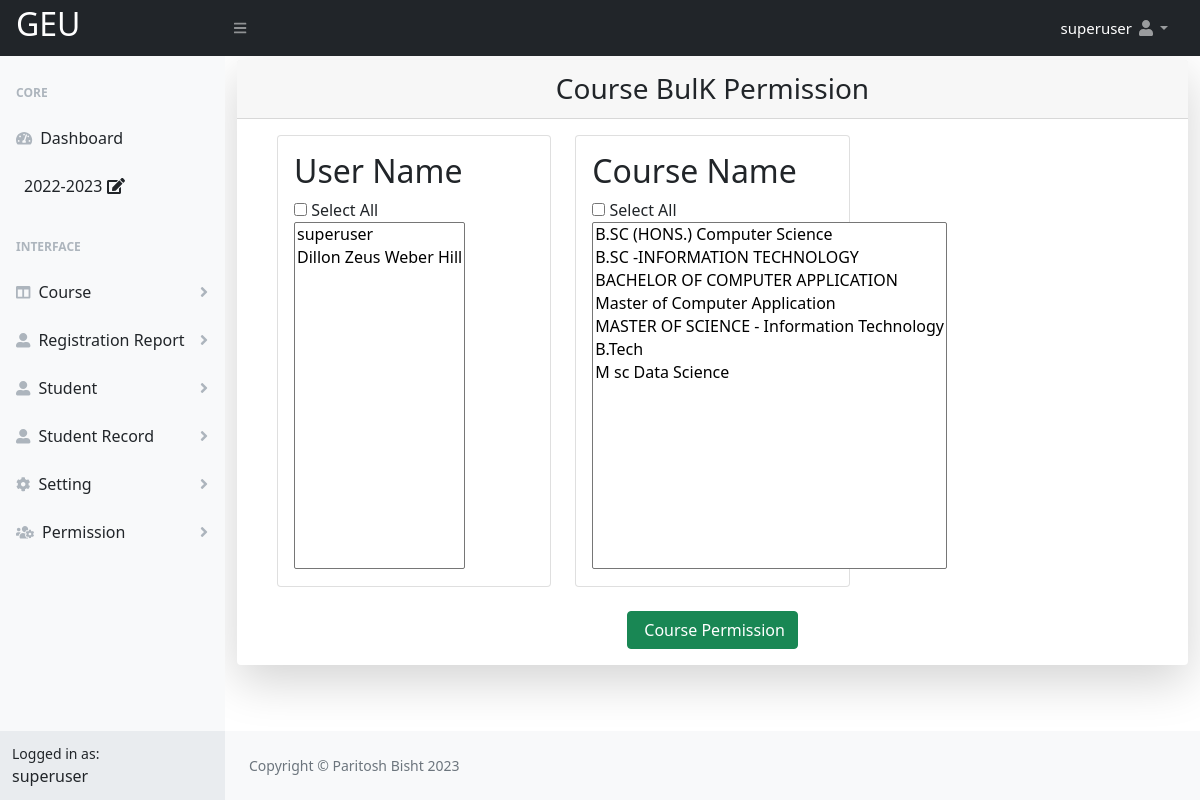
Screenshot of /Registration/admin/BulkCoursePermission.php (signed in) with the database file from the repository.
### tables this page shows
CREATE TABLE `school` (
  `school_id` int(11) NOT NULL,
  `school_name` varchar(200) NOT NULL,
  `school_code` varchar(6) NOT NULL,
  `admission_number_starting` varchar(10) NOT NULL,
  `school_srtname` varchar(50) NOT NULL,
  `school_photo` varchar(100) NOT NULL,
  `school_number` varchar(200) NOT NULL,
  `school_email` varchar(200) NOT NULL,
  `school_address` varchar(200) NOT NULL,
  `school_country` varchar(100) NOT NULL,
  `school_state` varchar(100) NOT NULL,
  `school_district` varchar(100) NOT NULL,
  `school_city` varchar(100) NOT NULL,
  `school_pincode` varchar(100) NOT NULL,
  `status` varchar(10) NOT NULL,
  `own_filled` varchar(10) NOT NULL,
  `createdby` varchar(100) NOT NULL,
  `createdtime` varchar(100) NOT NULL,
  `updateby` varchar(100) NOT NULL,
  `updatetime` varchar(100) NOT NULL,
  `disableby` varchar(100) NOT NULL,
  `disabletime` varchar(100) NOT NULL
);

CREATE TABLE `user` (
  `id` int(11) NOT NULL,
  `first_name` varchar(50) NOT NULL,
  `middle_name` varchar(50) NOT NULL,
  `last_name` varchar(50) NOT NULL,
  `login` varchar(50) NOT NULL,
  `user_id` varchar(100) NOT NULL,
  `password` varchar(255) NOT NULL,
  `hash_password` varchar(255) NOT NULL,
  `dob` varchar(30) NOT NULL,
  `number` varchar(20) NOT NULL,
  `email` varchar(50) NOT NULL,
  `photo` varchar(100) NOT NULL,
  `type` varchar(20) NOT NULL,
  `status` varchar(10) NOT NULL,
  `disablereason` varchar(300) NOT NULL,
  `activereason` varchar(300) NOT NULL,
  `pass` varchar(100) NOT NULL,
  `oldpass` varchar(100) NOT NULL,
  `session` varchar(20) NOT NULL,
  `createdby` varchar(50) NOT NULL,
  `createdtime` varchar(50) NOT NULL,
  `updateby` varchar(100) NOT NULL,
  `updatetime` varchar(100) NOT NULL,
  `disableby` varchar(50) NOT NULL,
  `disabletime` varchar(50) NOT NULL,
  `password_reset_by` varchar(10) NOT NULL,
  `password_reset_time` varchar(30) NOT NULL,
  `forget_password_time` varchar(100) NOT NULL,
  `change_pass_time` varchar(100) NOT NULL,
  `wrong_pass_count` int(10) NOT NULL,
  `wrong_pass_time` varchar(30) NOT NULL,
  `wrong_pass_reset_type` varchar(20) NOT NULL,
  `current_session` varchar(20) NOT NULL,
  `statusactivereason` varchar(100) NOT NULL,
  `statusactiveby` varchar(20) NOT NULL,
  `statusactivetime` varchar(30) NOT NULL,
  `usercourse_id` varchar(20) NOT NULL,
  `usersection` varchar(20) NOT NULL,
  `usersemester` varchar(20) NOT NULL
);

CREATE TABLE `menu` (
  `menu_id` int(20) NOT NULL,
  `menu_name` varchar(30) NOT NULL,
  `menu_icon` varchar(30) NOT NULL,
  `menu_order` varchar(10) NOT NULL,
  `status` varchar(10) NOT NULL,
  `disablereason` varchar(100) NOT NULL,
  `activereason` varchar(100) NOT NULL,
  `createdby` varchar(30) NOT NULL,
  `createdtime` varchar(30) NOT NULL,
  `updateby` varchar(30) NOT NULL,
  `updatetime` varchar(30) NOT NULL,
  `disableby` varchar(30) NOT NULL,
  `disabletime` varchar(30) NOT NULL
);

### Registration/admin/BulkCoursePermission.php (the view, shortened to what this page needs)
<?php
include("include/header.php");
require("permission_check.php");
?>
            <div id="layoutSidenav_content">
                <main>
                    <div class="container">
                        <div class="row justify-content-center">
                            <div class="col-lg-12">
                                <div class="card shadow-lg border-0 rounded-lg mt-1">
                                    <div class="card-header"><h3 class="text-center font-weight-light my-1">Course BulK Permission</h3>
                                    </div>
                                    <div class="card-body">
                                         <form action="" method="POST"  name="ModuleUserPermissionAdd">
                                           <div class='container'>
                                      <div class="row">
                                         <div class="col-sm-4">
                                          <div class="card">
      <div class="card-body">
                            <div class="form-floating mb-3 mb-md-0">
  <h2>User Name</h2>
  <input type='checkbox' id='checkallusers'  value=''> Select All<br/>
  <select id='ModuleUserPermission'name='ModuleUserPermission[]' required size="15" multiple>
    <?php
$rscourse=mysqli_query($con,"SELECT * FROM `user`  WHERE `status` = \"Active\"  AND `id`!='9'");
      while($rowcourse=mysqli_fetch_array($rscourse))
{
?>
<option value='<?php echo $rowcourse[0]; ?>'><?php echo $rowcourse[1]." ".$rowcourse[2]." ".$rowcourse[3];?></;?></option>
<?php
}
?>
  </select>
</div>
</div>
</div>
</div>
<div class="col-sm-4">
    <div class="card">
      <div class="card-body">
<div class="form-floating mb-3 mb-md-0">
        <h2>Course Name</h2>
  <input type='checkbox' id='CourseUserPermissionallusers' value=''> Select All<br/>
  <select id='ModulePermission'name='ModulePermission[]' required size="15" multiple>
    <?php
$rscourse=mysqli_query($con,"SELECT * FROM `course_detail`  WHERE `status`=\"Active\"");
      while($rowcourse=mysqli_fetch_array($rscourse))
{
?>
<option value='<?php echo $rowcourse[1]; ?>'><?php echo $rowcourse[2];?></;?></option>
<?php
}
?>
  </select>
        </div>
      </div>
      </div>
    </div>
</div>
</div>
                        <div class="mt-4 mb-0" align="center" >
                             <input class="btn btn-success " type="submit" name="ModuleUserPermissionAdd"  id="ModuleUserPermissionAdd" value=" Course Permission" >
                        </div>
                </form>
                                    </div>
                                </div>
                            </div>
                        </div>
                    </div>
                </main>
  <?php
include("include/footer.php");
?>

### Registration/admin/include/header.php (shortened to what this page needs)
<?php
    include("config.php");
 ?>
 <?php
extract($_POST);
?>
<!DOCTYPE html>
<html lang="en">
    <head>
        <link href="https://cdn.jsdelivr.net/npm/simple-datatables@latest/dist/style.css" rel="stylesheet" />
        <link href="css/styles.css" rel="stylesheet" />
         <link href=" https://cdnjs.cloudflare.com/ajax/libs/twitter-bootstrap/5.0.1/css/bootstrap.min.css" rel="stylesheet" />
         <link rel="stylesheet" href="https://cdn.datatables.net/1.10.19/css/jquery.dataTables.min.css">
         <link href=" https://cdn.datatables.net/buttons/2.2.2/css/buttons.dataTables.min.css" rel="stylesheet" />
          <link href="https://cdn.datatables.net/1.11.4/css/dataTables.bootstrap5.min.css" rel="stylesheet" />
    </head>
    <body class="sb-nav-fixed"  oncontextmenu="return false">
       <nav class="sb-topnav navbar navbar-expand navbar-dark bg-dark">
            <a class="navbar-brand ps-3" href="dashboard.php"><?php
$schol=mysqli_query($con,"SELECT * FROM `school` WHERE `status` = \"Active\"");
$res1=mysqli_fetch_assoc($schol); ?>
<h2 style="text-transform:uppercase;"><?php
echo $school_short_name_record = $res1['school_srtname'];
?></h2></a>
            <button class="btn btn-link btn-sm order-1 order-lg-0 me-4 me-lg-0" id="sidebarToggle" href="#!"><i class="fas fa-bars"></i></button>
            <ul class="navbar-nav ms-auto ms-md-0 me-3 me-lg-4">
                   <?php
$loginsession = $_SESSION["alogin"];
$q=mysqli_query($con,"SELECT * FROM `user` WHERE `login` ='$loginsession'  and `status` = \"Active\"");
$res=mysqli_fetch_assoc($q);
$login_user_type = $res['type'];
$log = $res['id'];
$useractivesessionquery=mysqli_query($con,"SELECT * FROM `user` WHERE `id` ='$log'");
$resuseractivesessionquery=mysqli_fetch_assoc($useractivesessionquery);
$activesession_record=$resuseractivesessionquery['current_session'];
                    ?>
                <li class="nav-item dropdown">
                    <a class="nav-link dropdown-toggle" id="navbarDropdown" href="#" role="button" data-bs-toggle="dropdown" aria-expanded="false"><span style=" font-size:15px; color: white;" aria-expanded="false">  <?php echo $res['first_name'] ." ".$res['middle_name']  ." ". $res['last_name']; ?></span> <i class="fas fa-user fa-fw"></i></a>
                </li>
            </ul>
        </nav>
        <div id="layoutSidenav">
            <div id="layoutSidenav_nav">
                <nav class="sb-sidenav accordion sb-sidenav-light" id="sidenavAccordion">
                    <div class="sb-sidenav-menu">
                        <div class="nav">
                            <div class="sb-sidenav-menu-heading">Core</div>
                            <a class="nav-link" href="dashboard.php">
                                <div class="sb-nav-link-icon"><i class="fas fa-tachometer-alt"></i></div>
                                Dashboard
                            </a>
                            <?php if ($login_user_type=="superuser" || $login_user_type=="admin") { ?>
                              <a class="nav-link" href=""  data-bs-toggle="modal" data-bs-target="#sessionmodal" >
                                <?php echo $activesession_record;?>&nbsp;<i class="fas fa-edit"></i>
                            </a>
                             <?php } ?>
                             <div class="sb-sidenav-menu-heading">Interface</div>
<?php
       $menulistqry="SELECT * FROM `menu` WHERE `status`='Active' ORDER BY `menu`.`menu_order` ASC";
       $menulistres=mysqli_query($con,$menulistqry);
       while($menulistdata=mysqli_fetch_assoc($menulistres))
        {
$rmenu_id=$menulistdata['menu_id'];
$menuaccessqry="SELECT * from `modulepermission` WHERE modulepermission.`modulemenu_id`='$rmenu_id' AND modulepermission.`modulepermission`='Yes' AND modulepermission.`moduleuser_id`='$log'";
$menuaccessres=mysqli_query($con,$menuaccessqry);
$menuaccessrow=mysqli_num_rows($menuaccessres);
if($menuaccessrow>0)
         {
          ?>
                            <a class="nav-link collapsed" href="#" data-bs-toggle="collapse" data-bs-target="#collapse<?php echo $menulistdata['menu_id'];?>" aria-expanded="false" aria-controls="collapse<?php echo $menulistdata['menu_id'];?>">
                                <div class="sb-nav-link-icon"><i class="<?php echo $menulistdata['menu_icon'];?>"></i></div>
                                <?php echo $menulistdata['menu_name'];?>
                                <div class="sb-sidenav-collapse-arrow"><i class="fas fa-angle-down"></i></div>
                            </a>
                           <?php } } ?>
                             </div>
                    </div>
                    <div class="sb-sidenav-footer">
                        <div class="small">Logged in as:</div>
                        <?php echo $res['login']; ?>
                    </div>
                </nav>
            </div>

### rows the page displays
school: school_srtname "GEU"
user: first_name "superuser", current_session "2022-2023", login "superuser", $rowcourse[0] 1 (drawn)
menu: menu_name "Course"
menu: menu_name "Registration Report"
menu: menu_name "Student"
menu: menu_name "Student Record"
menu: menu_name "Setting"
menu: menu_name "Permission"
